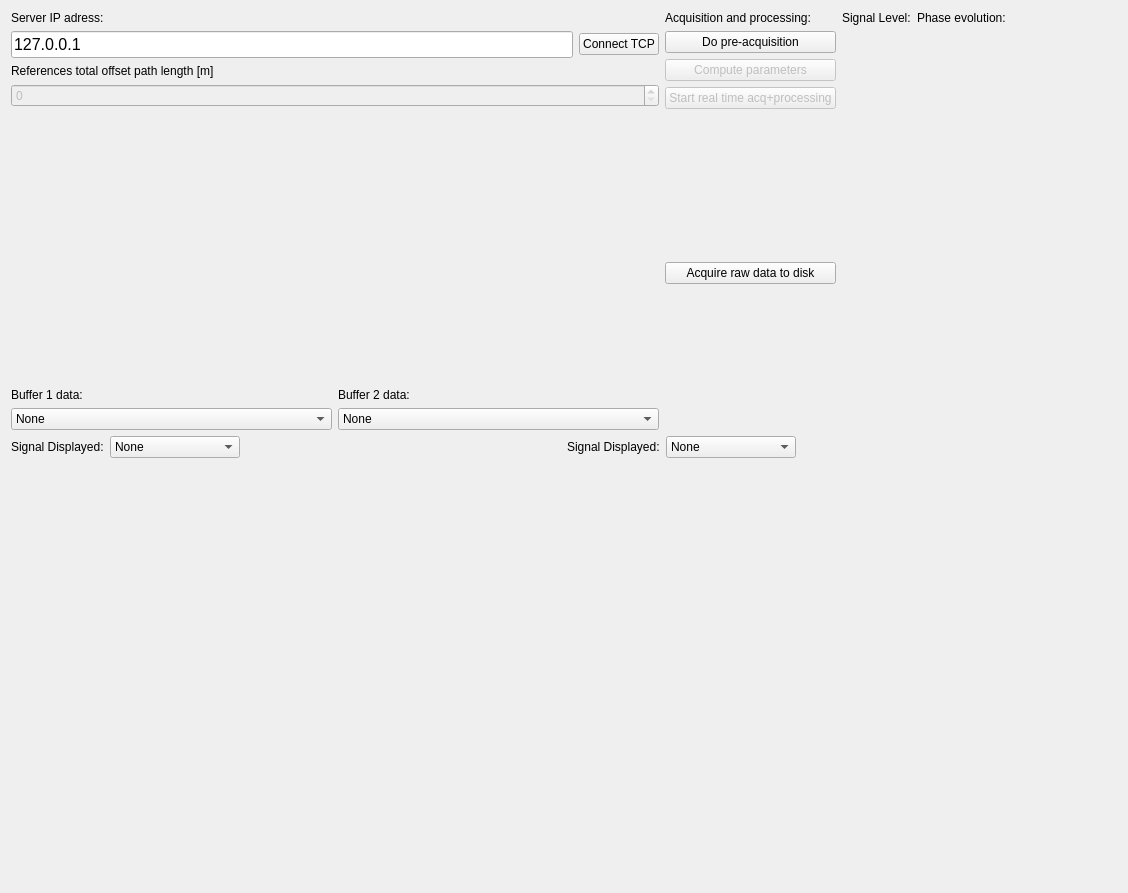
<?xml version="1.0" encoding="UTF-8"?>
<ui version="4.0">
 <class>controlsTab</class>
 <widget class="QWidget" name="controlsTab">
  <property name="geometry">
   <rect>
    <x>0</x>
    <y>0</y>
    <width>1128</width>
    <height>893</height>
   </rect>
  </property>
  <property name="windowTitle">
   <string>Form</string>
  </property>
  <layout class="QVBoxLayout" name="verticalLayout_8">
   <item>
    <layout class="QHBoxLayout" name="horizontalLayout_11">
     <item>
      <layout class="QVBoxLayout" name="verticalLayout_6">
       <item>
        <layout class="QVBoxLayout" name="verticalLayout">
         <item>
          <widget class="QLabel" name="label">
           <property name="sizePolicy">
            <sizepolicy hsizetype="Fixed" vsizetype="Fixed">
             <horstretch>0</horstretch>
             <verstretch>0</verstretch>
            </sizepolicy>
           </property>
           <property name="text">
            <string>Server IP adress:</string>
           </property>
          </widget>
         </item>
         <item>
          <layout class="QHBoxLayout" name="horizontalLayout_6">
           <item>
            <widget class="QLineEdit" name="IP_Address">
             <property name="font">
              <font>
               <pointsize>12</pointsize>
              </font>
             </property>
             <property name="text">
              <string>127.0.0.1</string>
             </property>
            </widget>
           </item>
           <item>
            <widget class="QPushButton" name="TCP_button">
             <property name="text">
              <string>Connect TCP</string>
             </property>
            </widget>
           </item>
          </layout>
         </item>
        </layout>
       </item>
       <item>
        <layout class="QVBoxLayout" name="verticalLayout_3">
         <item>
          <layout class="QHBoxLayout" name="horizontalLayout_8"/>
         </item>
         <item>
          <layout class="QHBoxLayout" name="horizontalLayout_2"/>
         </item>
         <item>
          <widget class="QLabel" name="label_2">
           <property name="text">
            <string>References total offset path length [m]</string>
           </property>
          </widget>
         </item>
         <item>
          <widget class="QSpinBox" name="pathLength_Spinbox">
           <property name="enabled">
            <bool>false</bool>
           </property>
           <property name="minimum">
            <number>0</number>
           </property>
           <property name="maximum">
            <number>20000</number>
           </property>
           <property name="singleStep">
            <number>10</number>
           </property>
          </widget>
         </item>
         <item>
          <layout class="QVBoxLayout" name="verticalLayout_9"/>
         </item>
         <item>
          <spacer name="verticalSpacer">
           <property name="orientation">
            <enum>Qt::Vertical</enum>
           </property>
           <property name="sizeHint" stdset="0">
            <size>
             <width>20</width>
             <height>40</height>
            </size>
           </property>
          </spacer>
         </item>
         <item>
          <layout class="QHBoxLayout" name="horizontalLayout_9">
           <item>
            <layout class="QVBoxLayout" name="verticalLayout_4">
             <item>
              <widget class="QLabel" name="label_10">
               <property name="sizePolicy">
                <sizepolicy hsizetype="Fixed" vsizetype="Fixed">
                 <horstretch>0</horstretch>
                 <verstretch>0</verstretch>
                </sizepolicy>
               </property>
               <property name="text">
                <string>Buffer 1 data:</string>
               </property>
              </widget>
             </item>
             <item>
              <widget class="QComboBox" name="buffer1_signal">
               <property name="sizePolicy">
                <sizepolicy hsizetype="Preferred" vsizetype="Fixed">
                 <horstretch>0</horstretch>
                 <verstretch>0</verstretch>
                </sizepolicy>
               </property>
               <item>
                <property name="text">
                 <string>None</string>
                </property>
               </item>
               <item>
                <property name="text">
                 <string>Filtered interferogram</string>
                </property>
               </item>
               <item>
                <property name="text">
                 <string>Filtered fopt1</string>
                </property>
               </item>
               <item>
                <property name="text">
                 <string>Filtered fopt2</string>
                </property>
               </item>
               <item>
                <property name="text">
                 <string>Filtered fopt3</string>
                </property>
               </item>
               <item>
                <property name="text">
                 <string>Filtered fopt4</string>
                </property>
               </item>
               <item>
                <property name="text">
                 <string>Fast corrected interferogram</string>
                </property>
               </item>
               <item>
                <property name="text">
                 <string>Self corrected interferogram</string>
                </property>
               </item>
               <item>
                <property name="text">
                 <string>Average interferogram</string>
                </property>
               </item>
               <item>
                <property name="text">
                 <string>Dummy</string>
                </property>
               </item>
              </widget>
             </item>
            </layout>
           </item>
           <item>
            <layout class="QVBoxLayout" name="verticalLayout_5">
             <item>
              <widget class="QLabel" name="label_11">
               <property name="sizePolicy">
                <sizepolicy hsizetype="Fixed" vsizetype="Fixed">
                 <horstretch>0</horstretch>
                 <verstretch>0</verstretch>
                </sizepolicy>
               </property>
               <property name="text">
                <string>Buffer 2 data:</string>
               </property>
              </widget>
             </item>
             <item>
              <widget class="QComboBox" name="buffer2_signal">
               <item>
                <property name="text">
                 <string>None</string>
                </property>
               </item>
               <item>
                <property name="text">
                 <string>Filtered interferogram</string>
                </property>
               </item>
               <item>
                <property name="text">
                 <string>Filtered fopt1</string>
                </property>
               </item>
               <item>
                <property name="text">
                 <string>Filtered fopt2</string>
                </property>
               </item>
               <item>
                <property name="text">
                 <string>Filtered fopt3</string>
                </property>
               </item>
               <item>
                <property name="text">
                 <string>Filtered fopt4</string>
                </property>
               </item>
               <item>
                <property name="text">
                 <string>Fast corrected interferogram</string>
                </property>
               </item>
               <item>
                <property name="text">
                 <string>Self corrected interferogram</string>
                </property>
               </item>
               <item>
                <property name="text">
                 <string>Average interferogram</string>
                </property>
               </item>
               <item>
                <property name="text">
                 <string>Dummy</string>
                </property>
               </item>
              </widget>
             </item>
            </layout>
           </item>
          </layout>
         </item>
        </layout>
       </item>
      </layout>
     </item>
     <item>
      <layout class="QVBoxLayout" name="verticalLayout_2">
       <item>
        <widget class="QLabel" name="label_6">
         <property name="sizePolicy">
          <sizepolicy hsizetype="Fixed" vsizetype="Fixed">
           <horstretch>0</horstretch>
           <verstretch>0</verstretch>
          </sizepolicy>
         </property>
         <property name="text">
          <string>Acquisition and processing:</string>
         </property>
        </widget>
       </item>
       <item>
        <widget class="QPushButton" name="preAcquisition_Button">
         <property name="text">
          <string>Do pre-acquisition</string>
         </property>
        </widget>
       </item>
       <item>
        <widget class="QPushButton" name="computeParameters_Button">
         <property name="enabled">
          <bool>false</bool>
         </property>
         <property name="text">
          <string>Compute parameters</string>
         </property>
        </widget>
       </item>
       <item>
        <widget class="QPushButton" name="ACQ_GPU_button">
         <property name="enabled">
          <bool>false</bool>
         </property>
         <property name="text">
          <string>Start real time acq+processing</string>
         </property>
        </widget>
       </item>
       <item>
        <spacer name="verticalSpacer_2">
         <property name="orientation">
          <enum>Qt::Vertical</enum>
         </property>
         <property name="sizeHint" stdset="0">
          <size>
           <width>20</width>
           <height>40</height>
          </size>
         </property>
        </spacer>
       </item>
       <item>
        <widget class="QPushButton" name="rawAcquisition_Button">
         <property name="text">
          <string>Acquire raw data to disk</string>
         </property>
        </widget>
       </item>
       <item>
        <spacer name="verticalSpacer_4">
         <property name="orientation">
          <enum>Qt::Vertical</enum>
         </property>
         <property name="sizeHint" stdset="0">
          <size>
           <width>20</width>
           <height>40</height>
          </size>
         </property>
        </spacer>
       </item>
      </layout>
     </item>
     <item>
      <layout class="QGridLayout" name="gridLayout_2">
       <item row="1" column="1">
        <widget class="IQ_Visualizer" name="IQdisplay" native="true">
         <property name="sizePolicy">
          <sizepolicy hsizetype="Fixed" vsizetype="Fixed">
           <horstretch>0</horstretch>
           <verstretch>0</verstretch>
          </sizepolicy>
         </property>
         <property name="minimumSize">
          <size>
           <width>200</width>
           <height>200</height>
          </size>
         </property>
        </widget>
       </item>
       <item row="0" column="1">
        <widget class="QLabel" name="label_9">
         <property name="sizePolicy">
          <sizepolicy hsizetype="Preferred" vsizetype="Fixed">
           <horstretch>0</horstretch>
           <verstretch>0</verstretch>
          </sizepolicy>
         </property>
         <property name="text">
          <string>Phase evolution:</string>
         </property>
        </widget>
       </item>
       <item row="1" column="0">
        <widget class="ThermometerWidget" name="ADC_range" native="true">
         <property name="sizePolicy">
          <sizepolicy hsizetype="Fixed" vsizetype="Fixed">
           <horstretch>0</horstretch>
           <verstretch>0</verstretch>
          </sizepolicy>
         </property>
         <property name="minimumSize">
          <size>
           <width>60</width>
           <height>200</height>
          </size>
         </property>
        </widget>
       </item>
       <item row="0" column="0">
        <widget class="QLabel" name="label_5">
         <property name="sizePolicy">
          <sizepolicy hsizetype="Fixed" vsizetype="Fixed">
           <horstretch>0</horstretch>
           <verstretch>0</verstretch>
          </sizepolicy>
         </property>
         <property name="text">
          <string>Signal Level:</string>
         </property>
        </widget>
       </item>
       <item row="2" column="1">
        <spacer name="verticalSpacer_3">
         <property name="orientation">
          <enum>Qt::Vertical</enum>
         </property>
         <property name="sizeHint" stdset="0">
          <size>
           <width>20</width>
           <height>40</height>
          </size>
         </property>
        </spacer>
       </item>
      </layout>
     </item>
    </layout>
   </item>
   <item>
    <layout class="QHBoxLayout" name="horizontalLayout_5">
     <item>
      <layout class="QHBoxLayout" name="horizontalLayout_4">
       <item>
        <widget class="QLabel" name="label_7">
         <property name="sizePolicy">
          <sizepolicy hsizetype="Fixed" vsizetype="Fixed">
           <horstretch>0</horstretch>
           <verstretch>0</verstretch>
          </sizepolicy>
         </property>
         <property name="text">
          <string>Signal Displayed:</string>
         </property>
        </widget>
       </item>
       <item>
        <widget class="QComboBox" name="displayedSignal_1">
         <property name="sizePolicy">
          <sizepolicy hsizetype="Preferred" vsizetype="Fixed">
           <horstretch>0</horstretch>
           <verstretch>0</verstretch>
          </sizepolicy>
         </property>
         <item>
          <property name="text">
           <string>None</string>
          </property>
         </item>
         <item>
          <property name="text">
           <string>Buffer1</string>
          </property>
         </item>
         <item>
          <property name="text">
           <string>Buffer1  FT</string>
          </property>
         </item>
         <item>
          <property name="text">
           <string>Buffer 2</string>
          </property>
         </item>
         <item>
          <property name="text">
           <string>Buffer 2 FT</string>
          </property>
         </item>
         <item>
          <property name="text">
           <string>Xcorr - Amplitudes</string>
          </property>
         </item>
         <item>
          <property name="text">
           <string>Xcorr - Positions</string>
          </property>
         </item>
         <item>
          <property name="text">
           <string>Xcorr - Phases</string>
          </property>
         </item>
        </widget>
       </item>
       <item>
        <spacer name="horizontalSpacer_2">
         <property name="orientation">
          <enum>Qt::Horizontal</enum>
         </property>
         <property name="sizeHint" stdset="0">
          <size>
           <width>40</width>
           <height>20</height>
          </size>
         </property>
        </spacer>
       </item>
      </layout>
     </item>
     <item>
      <layout class="QHBoxLayout" name="horizontalLayout_3">
       <item>
        <widget class="QLabel" name="label_8">
         <property name="sizePolicy">
          <sizepolicy hsizetype="Fixed" vsizetype="Fixed">
           <horstretch>0</horstretch>
           <verstretch>0</verstretch>
          </sizepolicy>
         </property>
         <property name="text">
          <string>Signal Displayed:</string>
         </property>
        </widget>
       </item>
       <item>
        <widget class="QComboBox" name="displayedSignal_2">
         <property name="sizePolicy">
          <sizepolicy hsizetype="Preferred" vsizetype="Fixed">
           <horstretch>0</horstretch>
           <verstretch>0</verstretch>
          </sizepolicy>
         </property>
         <item>
          <property name="text">
           <string>None</string>
          </property>
         </item>
         <item>
          <property name="text">
           <string>Buffer1</string>
          </property>
         </item>
         <item>
          <property name="text">
           <string>Buffer1  FT</string>
          </property>
         </item>
         <item>
          <property name="text">
           <string>Buffer 2</string>
          </property>
         </item>
         <item>
          <property name="text">
           <string>Buffer 2 FT</string>
          </property>
         </item>
         <item>
          <property name="text">
           <string>Xcorr - Amplitudes</string>
          </property>
         </item>
         <item>
          <property name="text">
           <string>Xcorr - Positions</string>
          </property>
         </item>
         <item>
          <property name="text">
           <string>Xcorr - Phases</string>
          </property>
         </item>
        </widget>
       </item>
       <item>
        <spacer name="horizontalSpacer">
         <property name="orientation">
          <enum>Qt::Horizontal</enum>
         </property>
         <property name="sizeHint" stdset="0">
          <size>
           <width>40</width>
           <height>20</height>
          </size>
         </property>
        </spacer>
       </item>
      </layout>
     </item>
    </layout>
   </item>
   <item>
    <layout class="QVBoxLayout" name="verticalLayout_7"/>
   </item>
   <item>
    <layout class="QHBoxLayout" name="GraphicsLAyout">
     <item>
      <widget class="PlotWidget" name="graphWidget_1" native="true">
       <property name="sizePolicy">
        <sizepolicy hsizetype="Expanding" vsizetype="Expanding">
         <horstretch>0</horstretch>
         <verstretch>0</verstretch>
        </sizepolicy>
       </property>
      </widget>
     </item>
     <item>
      <widget class="PlotWidget" name="graphWidget_2" native="true">
       <property name="sizePolicy">
        <sizepolicy hsizetype="Expanding" vsizetype="Expanding">
         <horstretch>0</horstretch>
         <verstretch>0</verstretch>
        </sizepolicy>
       </property>
      </widget>
     </item>
    </layout>
   </item>
  </layout>
 </widget>
 <customwidgets>
  <customwidget>
   <class>PlotWidget</class>
   <extends>QWidget</extends>
   <header>pyqtgraph</header>
   <container>1</container>
  </customwidget>
  <customwidget>
   <class>ThermometerWidget</class>
   <extends>QWidget</extends>
   <header>ThermometerWidget</header>
   <container>1</container>
  </customwidget>
  <customwidget>
   <class>IQ_Visualizer</class>
   <extends>QWidget</extends>
   <header>IQ_Visualizer</header>
   <container>1</container>
  </customwidget>
 </customwidgets>
 <resources/>
 <connections/>
</ui>
